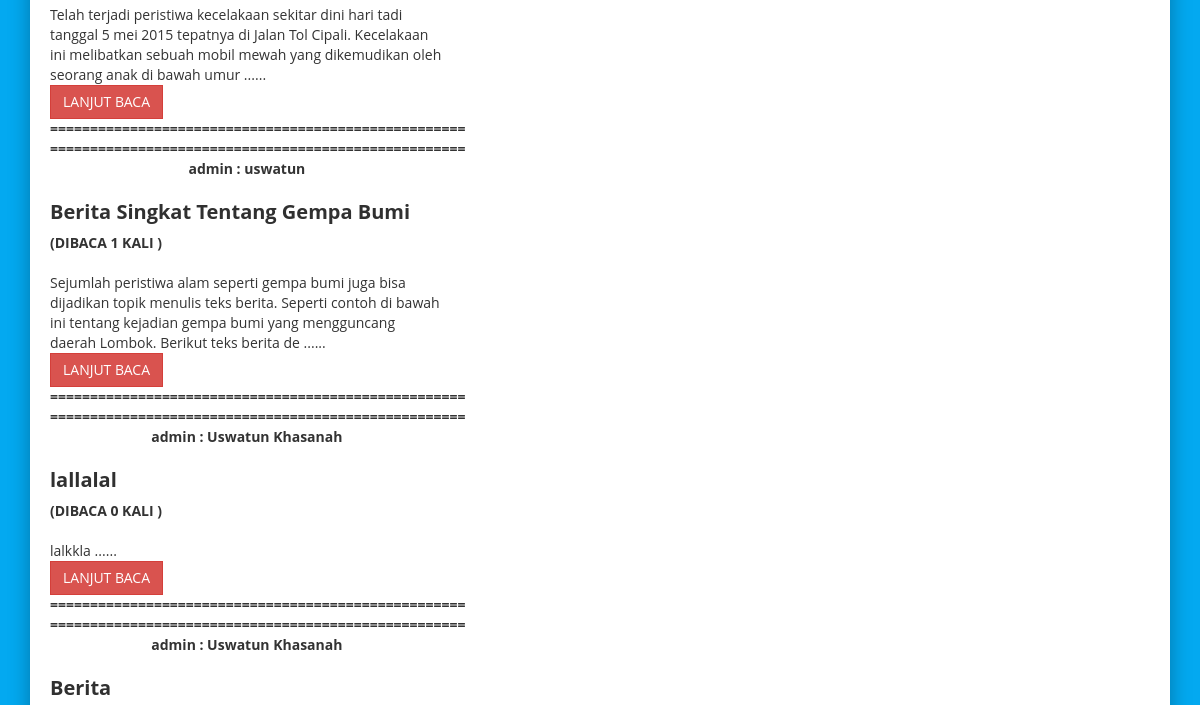
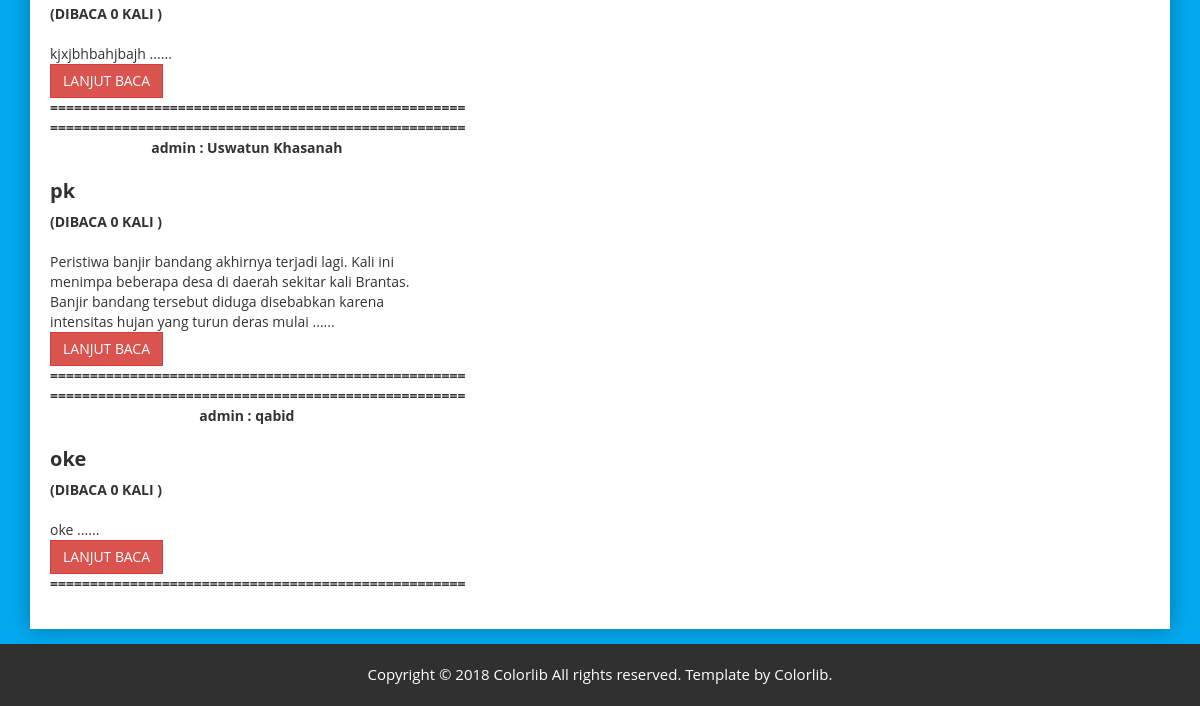
The app's page / (lower part), older data (2 pictures, top to bottom).
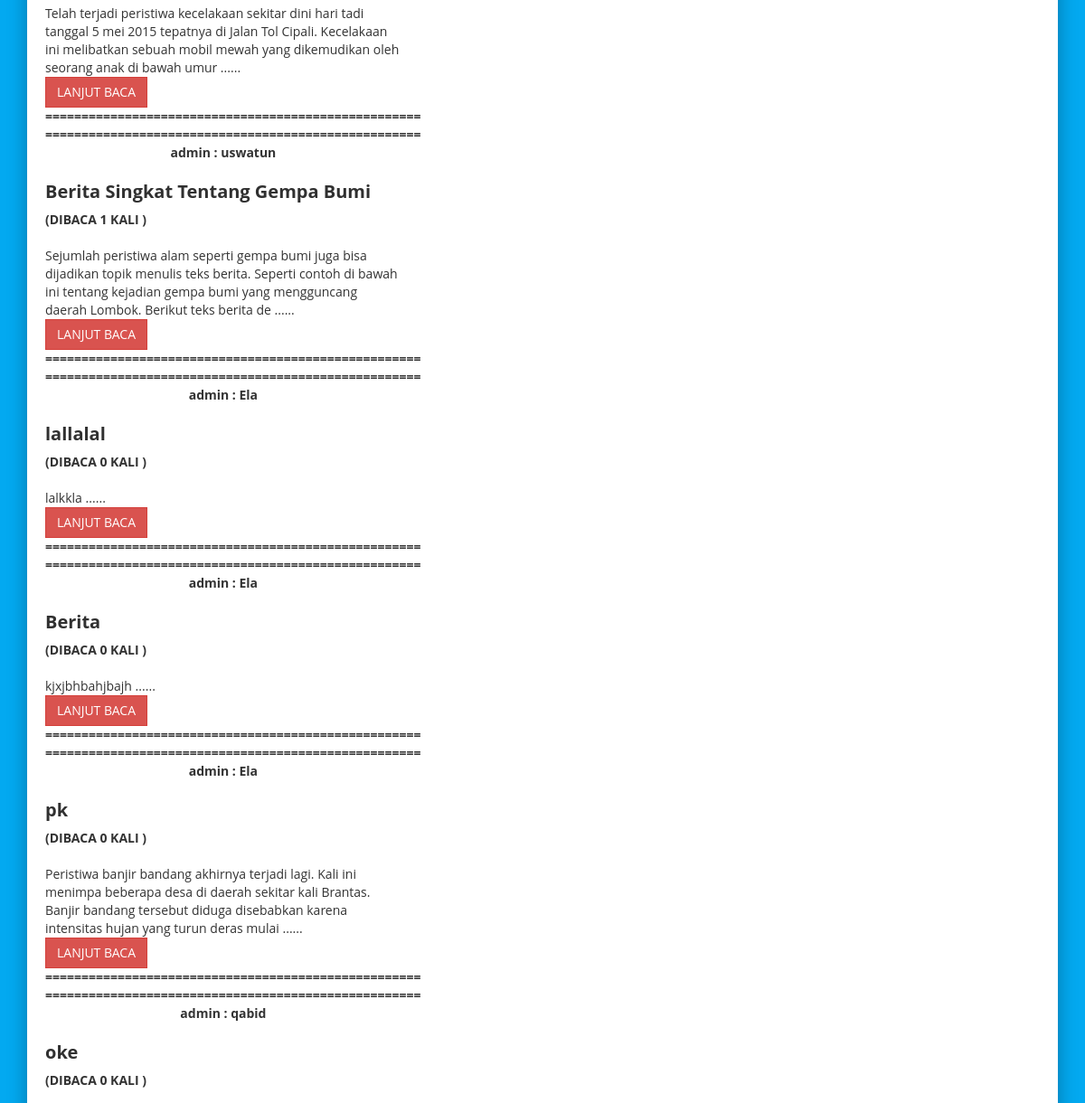
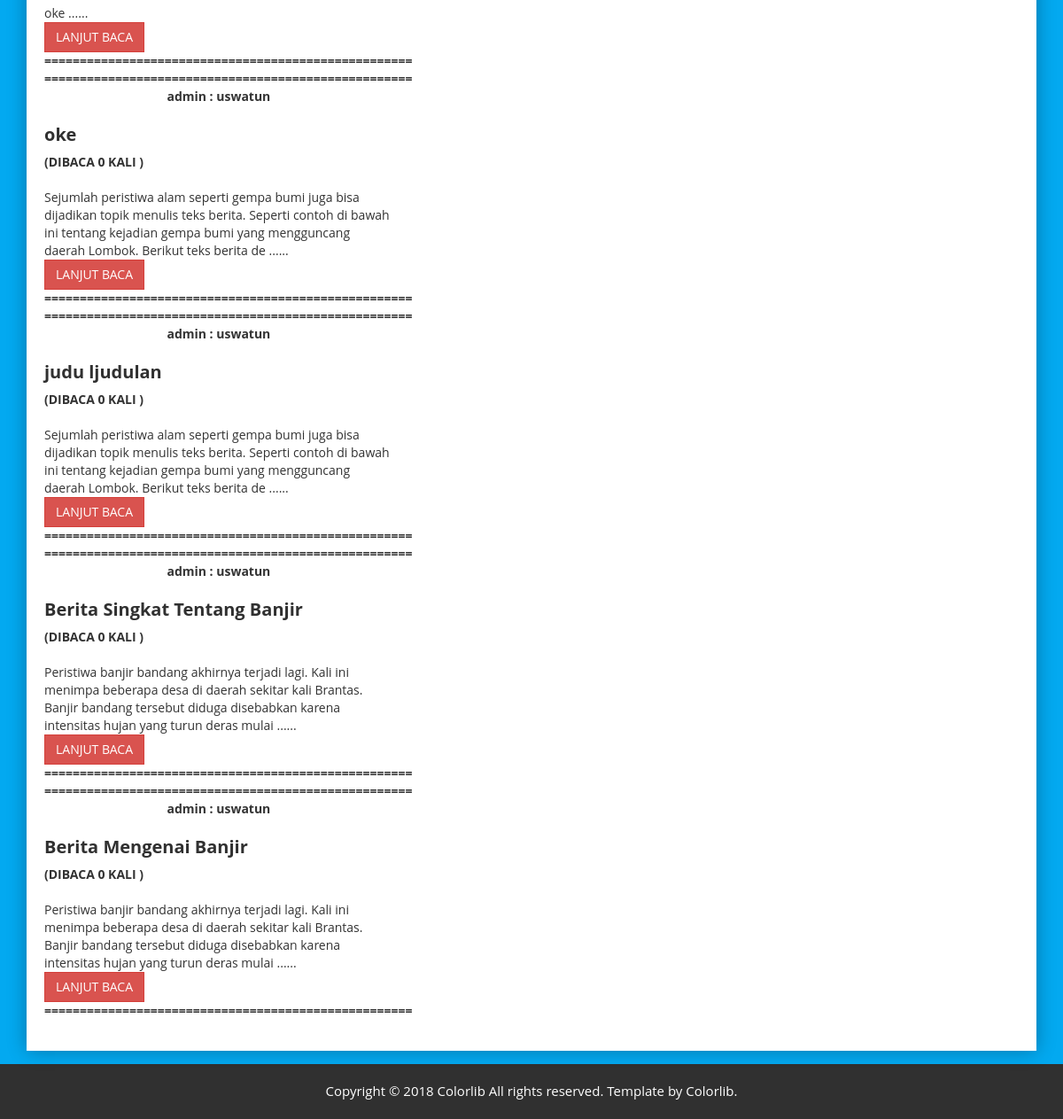
The same page, newer data (2 pictures, top to bottom).
### tables this page shows
CREATE TABLE `berita` (
  `id` int(50) UNSIGNED NOT NULL,
  `idKategori` int(50) NOT NULL,
  `idLogin` int(50) NOT NULL,
  `judul_berita` varchar(255) NOT NULL,
  `isi_berita` text NOT NULL,
  `jml_baca` int(50) NOT NULL
);

### application/controllers/home.php (called while the page is built, shortened)
<?php
class home extends CI_Controller {
  function __construct(){
		$this->load->model('m_berita');
		$this->load->helper('url');
	}
	public function index() {
		$data['query'] = $this->m_berita->tampil_login();
		$this->load->view('home', $data);
		$this->load->view('home/beranda2', $data);
		$this->load->view('footer', $data);
	}
}
?>

### index.php (called while the page is built, shortened)
<?php
require_once BASEPATH.'core/CodeIgniter.php';

### application/models/m_berita.php (called while the page is built, shortened)
<?php
class M_berita extends CI_Model{
	function tampil_login(){
		return $this->db->query("SELECT * FROM berita, login WHERE berita.idLogin=login.idLogin");
	}
}
?>

### application/views/home/beranda2.php (the view, shortened to what this page needs)
<div class="user-profile-area">
    <div class="container">
        <div class="row">
            <div class="col-lg-12 col-md-12 col-sm-12 col-xs-12">
                <div class="user-profile-wrap shadow-reset">
                    <div class="row">
                        <div class="col-lg-6">
                            <div class="row">
                               <tbody>
                                <div class="col-lg-9">
                                    <div class="user-profile-content">
                                        <tbody>
                                            <?php
                                            foreach($query->result() as $row){
                                            $artikel=$row->isi_berita;
                                            $cut=substr($artikel,0,200);
                                            $s="......";
                                            $t=" (DIBACA ";
                                            $u=" )";
                                            $v=" KALI";
                                            $w="====================================================";
                                            echo "<tr>
                                            <td><b>====================================================</br><center>admin : ".$row->nama."</center></b><b><h2><strong></br>".$row->judul_berita."</strong></h2>".$t."".$row->jml_baca."".$v."".$u."</br></b>
                                            <br>".$cut."
                                            ".$s."</br>
                                            <a  href='".base_url('home/selanjutnya?id='.$row->id)."'><button type='button' class='btn btn-custon-four btn-danger' >LANJUT BACA</button></a>
                                            </td>
                                            <strong>".$w."</strong>
                                            </tr>";
                                        }
                                        ?>
                                        </tbody>
                                    </div>
                                </div>
                            </div>
                        </div>
                        </div>
                    </div>
                </div>
            </div>
        </div>
    </div>

Row changes from the older to the newer data that the page shows:
changed through a linked row, berita "lallalal": idLogin.nama "Uswatun Khasanah" → "Ela"
changed through a linked row, berita "Berita": idLogin.nama "Uswatun Khasanah" → "Ela"
changed through a linked row, berita "pk": idLogin.nama "Uswatun Khasanah" → "Ela"
added berita: idLogin.nama "uswatun", judul_berita "oke", t "(DIBACA", jml_baca "0", v "KALI", u ")", isi_berita "Sejumlah peristiwa alam seperti gempa bumi juga bisa dijadikan topik menulis teks berita. Seperti contoh di bawah ini tentang kejadian gempa bumi yang mengguncang daerah Lombok. Berikut teks berita de", s "......", w "===================================================="
added berita: idLogin.nama "uswatun", judul_berita "judu ljudulan", t "(DIBACA", jml_baca "0", v "KALI", u ")", isi_berita "Sejumlah peristiwa alam seperti gempa bumi juga bisa dijadikan topik menulis teks berita. Seperti contoh di bawah ini tentang kejadian gempa bumi yang mengguncang daerah Lombok. Berikut teks berita de", s "......", w "===================================================="
added berita: idLogin.nama "uswatun", judul_berita "Berita Singkat Tentang Banjir", t "(DIBACA", jml_baca "0", v "KALI", u ")", isi_berita "Peristiwa banjir bandang akhirnya terjadi lagi. Kali ini menimpa beberapa desa di daerah sekitar kali Brantas. Banjir bandang tersebut diduga disebabkan karena intensitas hujan yang turun deras mulai", s "......", w "===================================================="
added berita: idLogin.nama "uswatun", judul_berita "Berita Mengenai Banjir", t "(DIBACA", jml_baca "0", v "KALI", u ")", isi_berita "Peristiwa banjir bandang akhirnya terjadi lagi. Kali ini menimpa beberapa desa di daerah sekitar kali Brantas. Banjir bandang tersebut diduga disebabkan karena intensitas hujan yang turun deras mulai", s "......", w "===================================================="
